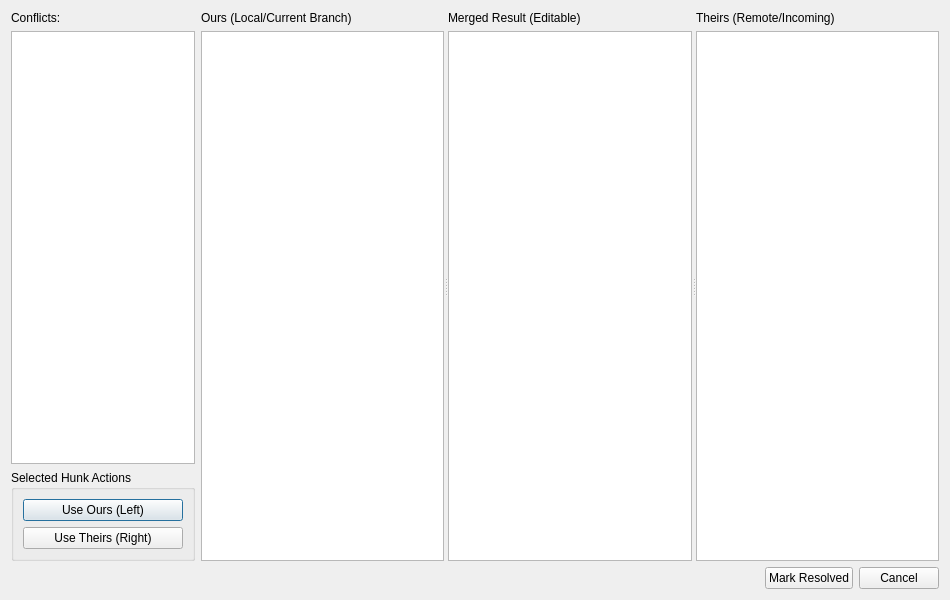
<?xml version="1.0" encoding="UTF-8"?>
<ui version="4.0">
 <class>QGitConflictResolverDialog</class>
 <widget class="QDialog" name="QGitConflictResolverDialog">
  <property name="geometry">
   <rect>
    <x>0</x>
    <y>0</y>
    <width>950</width>
    <height>600</height>
   </rect>
  </property>
  <property name="windowTitle">
   <string>Resolve Merge Conflicts</string>
  </property>
  <layout class="QVBoxLayout" name="verticalLayout_dialog">
   <item>
    <layout class="QHBoxLayout" name="horizontalLayout_main" stretch="1,4">
     <item>
      <layout class="QVBoxLayout" name="verticalLayout_sidebar">
       <item>
        <widget class="QLabel" name="label_conflicts">
         <property name="text">
          <string>Conflicts:</string>
         </property>
        </widget>
       </item>
       <item>
        <widget class="QListWidget" name="listConflicts"/>
       </item>
       <item>
        <widget class="QGroupBox" name="groupBox_actions">
         <property name="title">
          <string>Selected Hunk Actions</string>
         </property>
         <layout class="QVBoxLayout" name="verticalLayout_actions">
          <item>
           <widget class="QPushButton" name="pushButton_useOurs">
            <property name="text">
             <string>Use Ours (Left)</string>
            </property>
           </widget>
          </item>
          <item>
           <widget class="QPushButton" name="pushButton_useTheirs">
            <property name="text">
             <string>Use Theirs (Right)</string>
            </property>
           </widget>
          </item>
         </layout>
        </widget>
       </item>
      </layout>
     </item>
     <item>
      <widget class="QSplitter" name="splitter">
       <property name="orientation">
        <enum>Qt::Orientation::Horizontal</enum>
       </property>
       <widget class="QWidget" name="widget_ours" native="true">
        <layout class="QVBoxLayout" name="verticalLayout_ours">
         <property name="leftMargin">
          <number>0</number>
         </property>
         <property name="topMargin">
          <number>0</number>
         </property>
         <property name="rightMargin">
          <number>0</number>
         </property>
         <property name="bottomMargin">
          <number>0</number>
         </property>
         <item>
          <widget class="QLabel" name="label_ours">
           <property name="text">
            <string>Ours (Local/Current Branch)</string>
           </property>
          </widget>
         </item>
         <item>
          <widget class="QPlainTextEdit" name="plainTextEdit_ours">
           <property name="readOnly">
            <bool>true</bool>
           </property>
          </widget>
         </item>
        </layout>
       </widget>
       <widget class="QWidget" name="widget_merged" native="true">
        <layout class="QVBoxLayout" name="verticalLayout_merged">
         <property name="leftMargin">
          <number>0</number>
         </property>
         <property name="topMargin">
          <number>0</number>
         </property>
         <property name="rightMargin">
          <number>0</number>
         </property>
         <property name="bottomMargin">
          <number>0</number>
         </property>
         <item>
          <widget class="QLabel" name="label_merged">
           <property name="text">
            <string>Merged Result (Editable)</string>
           </property>
          </widget>
         </item>
         <item>
          <widget class="QPlainTextEdit" name="plainTextEdit_merged">
           <property name="readOnly">
            <bool>false</bool>
           </property>
          </widget>
         </item>
        </layout>
       </widget>
       <widget class="QWidget" name="widget_theirs" native="true">
        <layout class="QVBoxLayout" name="verticalLayout_theirs">
         <property name="leftMargin">
          <number>0</number>
         </property>
         <property name="topMargin">
          <number>0</number>
         </property>
         <property name="rightMargin">
          <number>0</number>
         </property>
         <property name="bottomMargin">
          <number>0</number>
         </property>
         <item>
          <widget class="QLabel" name="label_theirs">
           <property name="text">
            <string>Theirs (Remote/Incoming)</string>
           </property>
          </widget>
         </item>
         <item>
          <widget class="QPlainTextEdit" name="plainTextEdit_theirs">
           <property name="readOnly">
            <bool>true</bool>
           </property>
          </widget>
         </item>
        </layout>
       </widget>
      </widget>
     </item>
    </layout>
   </item>
   <item>
    <layout class="QHBoxLayout" name="horizontalLayout_bottom">
     <item>
      <spacer name="horizontalSpacer">
       <property name="orientation">
        <enum>Qt::Orientation::Horizontal</enum>
       </property>
       <property name="sizeHint" stdset="0">
        <size>
         <width>40</width>
         <height>20</height>
        </size>
       </property>
      </spacer>
     </item>
     <item>
      <widget class="QPushButton" name="pushButton_resolve">
       <property name="text">
        <string>Mark Resolved</string>
       </property>
      </widget>
     </item>
     <item>
      <widget class="QPushButton" name="pushButton_cancel">
       <property name="text">
        <string>Cancel</string>
       </property>
      </widget>
     </item>
    </layout>
   </item>
  </layout>
 </widget>
 <resources/>
 <connections/>
</ui>
